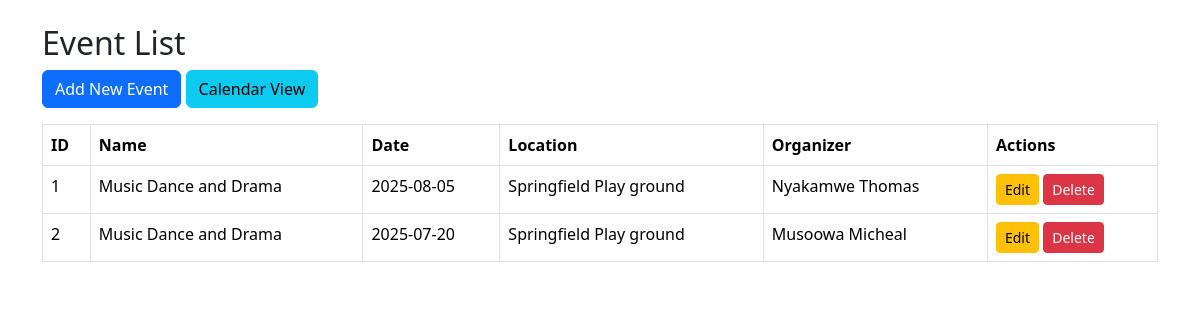
Screenshot of /events/eventlist.php with the database file from the repository.
### tables this page shows
CREATE TABLE `events` (
  `event_id` int(11) NOT NULL,
  `name` varchar(100) DEFAULT NULL,
  `description` text DEFAULT NULL,
  `event_date` date DEFAULT NULL,
  `location` varchar(100) DEFAULT NULL,
  `organizer_id` int(11) DEFAULT NULL
);

CREATE TABLE `staff` (
  `staff_id` int(11) NOT NULL,
  `first_name` varchar(50) DEFAULT NULL,
  `last_name` varchar(50) DEFAULT NULL,
  `dob` date DEFAULT NULL,
  `role` varchar(50) DEFAULT NULL,
  `department` varchar(50) DEFAULT NULL,
  `email` varchar(100) DEFAULT NULL,
  `phone` varchar(20) DEFAULT NULL,
  `address` text DEFAULT NULL,
  `password` varchar(255) NOT NULL
);

### events/eventlist.php (the view, shortened to what this page needs)
<?php
require_once('../db.php');
$query = "SELECT e.*, s.first_name, s.last_name
          FROM events e
          LEFT JOIN staff s ON e.organizer_id = s.staff_id
          ORDER BY e.event_date DESC";
$result = $conn->query($query);
?>
<!DOCTYPE html>
<html>
<head>
    <link rel="stylesheet" href="https://cdn.jsdelivr.net/npm/bootstrap@5.3.2/dist/css/bootstrap.min.css">
</head>
<body class="container py-4">
    <h2>Event List</h2>
    <a href="addevent.php" class="btn btn-primary mb-3">Add New Event</a>
    <a href="calendar.php" class="btn btn-info mb-3">Calendar View</a>
    <table class="table table-bordered">
        <thead>
        <tr>
            <th>ID</th><th>Name</th><th>Date</th><th>Location</th><th>Organizer</th><th>Actions</th>
        </tr>
        </thead>
        <tbody>
        <?php while($row = $result->fetch_assoc()): ?>
        <tr>
            <td><?= $row['event_id'] ?></td>
            <td><?= htmlspecialchars($row['name']) ?></td>
            <td><?= htmlspecialchars($row['event_date']) ?></td>
            <td><?= htmlspecialchars($row['location']) ?></td>
            <td><?= htmlspecialchars(trim($row['first_name'].' '.$row['last_name'])) ?></td>
            <td>
                <a href="addevent.php?id=<?= $row['event_id'] ?>" class="btn btn-sm btn-warning">Edit</a>
                <a href="eventlist.php?delete=<?= $row['event_id'] ?>" class="btn btn-sm btn-danger" onclick="return confirm('Delete this event?');">Delete</a>
            </td>
        </tr>
        <?php endwhile; ?>
        </tbody>
    </table>
</body>
</html>

### rows the page displays
events: event_id "1", name "Music Dance and Drama", event_date "2025-08-05", location "Springfield Play ground", organizer.last_name "Nyakamwe Thomas"
events: event_id "2", name "Music Dance and Drama", event_date "2025-07-20", location "Springfield Play ground", organizer.last_name "Musoowa Micheal"
